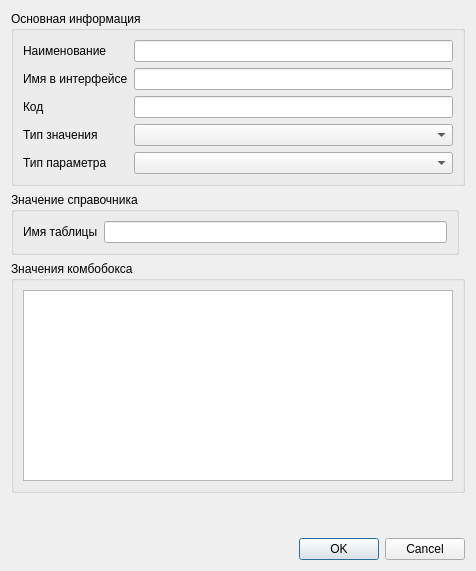
<?xml version="1.0" encoding="UTF-8"?>
<ui version="4.0">
 <class>ParamDialog</class>
 <widget class="QDialog" name="ParamDialog">
  <property name="enabled">
   <bool>true</bool>
  </property>
  <property name="geometry">
   <rect>
    <x>0</x>
    <y>0</y>
    <width>476</width>
    <height>571</height>
   </rect>
  </property>
  <property name="windowTitle">
   <string>Dialog</string>
  </property>
  <layout class="QGridLayout" name="gridLayout">
   <item row="1" column="0">
    <widget class="QGroupBox" name="groupRb">
     <property name="title">
      <string>Значение справочника</string>
     </property>
     <layout class="QGridLayout" name="gridLayout_3">
      <item row="0" column="1">
       <widget class="QLineEdit" name="edtRbTableName"/>
      </item>
      <item row="0" column="0">
       <widget class="QLabel" name="lblRbTableName">
        <property name="text">
         <string>Имя таблицы</string>
        </property>
       </widget>
      </item>
     </layout>
    </widget>
   </item>
   <item row="2" column="0" colspan="2">
    <widget class="QGroupBox" name="groupCmb">
     <property name="sizePolicy">
      <sizepolicy hsizetype="Preferred" vsizetype="Expanding">
       <horstretch>0</horstretch>
       <verstretch>0</verstretch>
      </sizepolicy>
     </property>
     <property name="title">
      <string>Значения комбобокса</string>
     </property>
     <layout class="QHBoxLayout" name="horizontalLayout">
      <item>
       <widget class="CInDocTableView" name="tblCmbValue"/>
      </item>
     </layout>
    </widget>
   </item>
   <item row="0" column="0" colspan="2">
    <widget class="QGroupBox" name="groupInfo">
     <property name="title">
      <string>Основная информация</string>
     </property>
     <layout class="QGridLayout" name="gridLayout_2">
      <item row="0" column="2">
       <widget class="QLineEdit" name="edtName"/>
      </item>
      <item row="0" column="0">
       <widget class="QLabel" name="lblName">
        <property name="text">
         <string>Наименование</string>
        </property>
       </widget>
      </item>
      <item row="1" column="0">
       <widget class="QLabel" name="lblText">
        <property name="text">
         <string>Имя в интерфейсе</string>
        </property>
       </widget>
      </item>
      <item row="2" column="0">
       <widget class="QLabel" name="lblCode">
        <property name="text">
         <string>Код</string>
        </property>
       </widget>
      </item>
      <item row="1" column="2">
       <widget class="QLineEdit" name="edtText"/>
      </item>
      <item row="3" column="0">
       <widget class="QLabel" name="lblValueType">
        <property name="text">
         <string>Тип значения</string>
        </property>
       </widget>
      </item>
      <item row="2" column="2">
       <widget class="QLineEdit" name="edtCode"/>
      </item>
      <item row="3" column="2">
       <widget class="CRBComboBox" name="cmbValueType"/>
      </item>
      <item row="4" column="0">
       <widget class="QLabel" name="lblParamType">
        <property name="text">
         <string>Тип параметра</string>
        </property>
       </widget>
      </item>
      <item row="4" column="2">
       <widget class="CRBComboBox" name="cmbParamType"/>
      </item>
     </layout>
    </widget>
   </item>
   <item row="8" column="0" colspan="2">
    <widget class="QDialogButtonBox" name="buttonBox">
     <property name="orientation">
      <enum>Qt::Horizontal</enum>
     </property>
     <property name="standardButtons">
      <set>QDialogButtonBox::Cancel|QDialogButtonBox::Ok</set>
     </property>
    </widget>
   </item>
   <item row="3" column="0">
    <spacer name="verticalSpacer">
     <property name="orientation">
      <enum>Qt::Vertical</enum>
     </property>
     <property name="sizeHint" stdset="0">
      <size>
       <width>20</width>
       <height>40</height>
      </size>
     </property>
    </spacer>
   </item>
  </layout>
 </widget>
 <customwidgets>
  <customwidget>
   <class>CRBComboBox</class>
   <extends>QComboBox</extends>
   <header>library/crbcombobox.h</header>
  </customwidget>
  <customwidget>
   <class>CInDocTableView</class>
   <extends>QTableView</extends>
   <header>library.InDocTable.h</header>
  </customwidget>
 </customwidgets>
 <resources/>
 <connections>
  <connection>
   <sender>buttonBox</sender>
   <signal>accepted()</signal>
   <receiver>ParamDialog</receiver>
   <slot>accept()</slot>
   <hints>
    <hint type="sourcelabel">
     <x>248</x>
     <y>254</y>
    </hint>
    <hint type="destinationlabel">
     <x>157</x>
     <y>274</y>
    </hint>
   </hints>
  </connection>
  <connection>
   <sender>buttonBox</sender>
   <signal>rejected()</signal>
   <receiver>ParamDialog</receiver>
   <slot>reject()</slot>
   <hints>
    <hint type="sourcelabel">
     <x>316</x>
     <y>260</y>
    </hint>
    <hint type="destinationlabel">
     <x>286</x>
     <y>274</y>
    </hint>
   </hints>
  </connection>
 </connections>
</ui>
